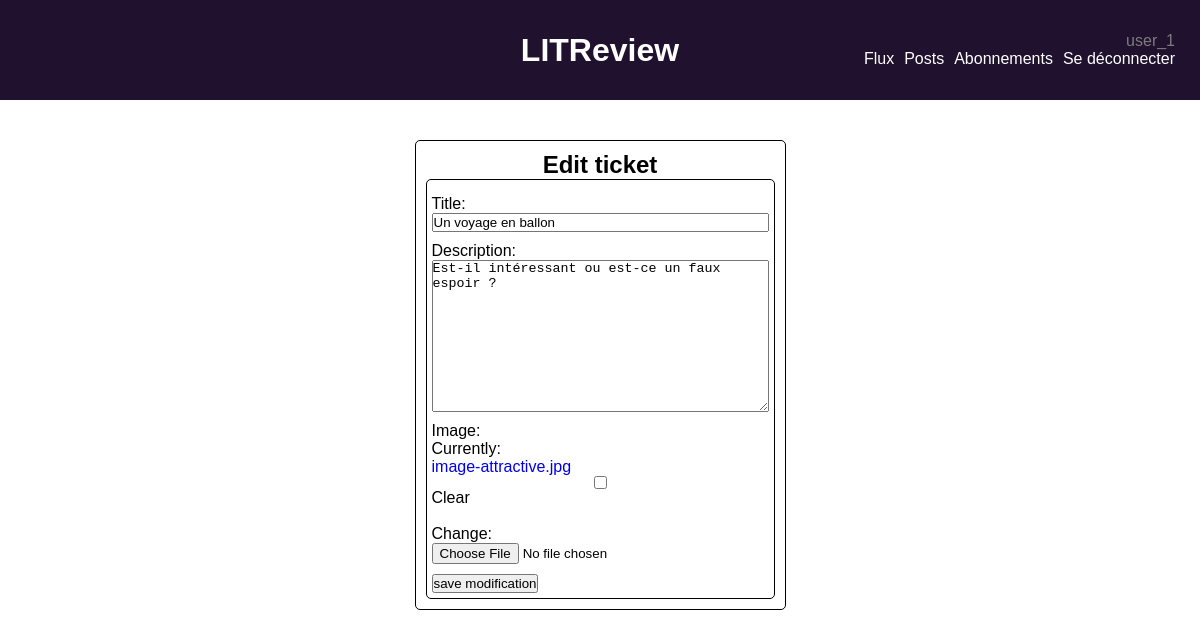
Page /publications/ticket/12/edit/ (signed in) on the committed database.
### publications/models.py (models this page shows, shortened)
class Ticket(models.Model):
    title = models.CharField(max_length=128, verbose_name="title")
    description = models.TextField(
        max_length=2048, blank=True, verbose_name="description"
    )
    user = models.ForeignKey(
        to=settings.AUTH_USER_MODEL, on_delete=models.CASCADE
    )
    image = models.ImageField(null=True, blank=True, verbose_name="image")
    time_created = models.DateTimeField(auto_now_add=True)
    available = models.BooleanField(default=True)
    IMAGE_MAX_SIZE = (600, 600)

### publications/views.py (the view, shortened to what this page needs)
@method_decorator(login_required, name="dispatch")
class EditTicket(generic.DetailView):
    model = Ticket
    def get(self, request, ticket_id):
        ticket = get_object_or_404(Ticket, id=ticket_id)
        if request.user == ticket.user:
            edit_ticket_form = TicketForm(instance=ticket)
            context = {
                "edit_ticket_form": edit_ticket_form,
            }
            return render(
                request, "publications/edit_ticket.html", context=context
            )
        return redirect("publications:feed")

### publications/forms.py
class TicketForm(forms.ModelForm):
    edit_ticket = forms.BooleanField(widget=forms.HiddenInput, initial=True)
    class Meta:
        model = Ticket
        fields = ["title", "description", "image"]

### publications/templates/publications/edit_ticket.html (shortened to what this page needs)
{% extends 'base.html' %}
{% block content %}
    <article class="edit_del_form">
        <h2>Edit ticket</h2>
        <section>
            <form method="post" enctype="multipart/form-data">
                {{ edit_ticket_form.as_p}}
                <button type="submit">save modification</button>
            </form>
        </section>
    </article>
{% endblock %}

### templates/base.html (shortened to what this page needs)
{% load static %}
<!DOCTYPE html>
<html lang="en">
<head>
    <link rel="stylesheet" href="{% static '/styles.css' %}" />
</head>
<body>
    <header>
        <h1>LITReview</h1>
        {% if user.is_authenticated %}
        <nav class="nav_bar">
            <p id="username">{{ user }}</p>
            <ul>
                <li>
                    <a href="{% url 'publications:feed' %}">Flux</a>
                </li>
                <li>
                    <a href="{% url 'publications:posts' %}">Posts</a>
                </li>
                <li>
                    <a href="{% url 'follow_sys:subscriptions' %}">Abonnements</a>
                </li>
                <li>
                    <a href="{% url 'logout' %}">Se déconnecter</a>
                </li>
            </ul>
        </nav>
        {% endif %}
    </header>
    <main>
        <div class="container">
            {% block content %}
            {% endblock %}
        </div>
    </main>
</body>
</html>

### static/styles.css (style rules this page uses)
* { margin: 0%; padding: 0%; }
html { font-family: Verdana, Tahoma, sans-serif; }
body { display: grid; }
a:link, a:visited { text-decoration: none; }
header { position: fixed; display: flex; width: 100%; height: 100px; background-color: rgb(32, 17, 46); color: white; align-items: center; }
header>h1 { text-align: center; flex: 1 0 auto; }
h2 { align-self: center; }
.nav_bar { position: absolute; right: 0; display: flex; flex-direction: column; align-items: flex-end; margin-right: 25px; }
#username { color: rgb(124, 124, 124); }
ul { display: flex; flex-direction: row; justify-content: space-between; }
li { margin-left: 10px; list-style: none; }
li>a { color: white; }
main { display: flex; margin-top: 110px; }
.container { margin: 30px auto; display: flex; flex-direction: column; align-self: center; align-items: center; justify-content: center; width: 50%; max-width: 80%; width: fit-content; }
article.edit_del_form { display: flex; flex-direction: column; align-items: center; border: 1px solid black; border-radius: 5px; padding: 10px; }
article.edit_del_form>section { border: 1px solid black; border-radius: 5px; padding: 5px; }
form>p, button { display: flex; flex-direction: column; margin-top: 10px; }
form>button { align-self: flex-end; }

### rows in the picture
Ticket: title "Un voyage en ballon", description "Est-il intéressant ou est-ce un faux espoir ?"

### other values in the picture
{{ user }} "user_1"
